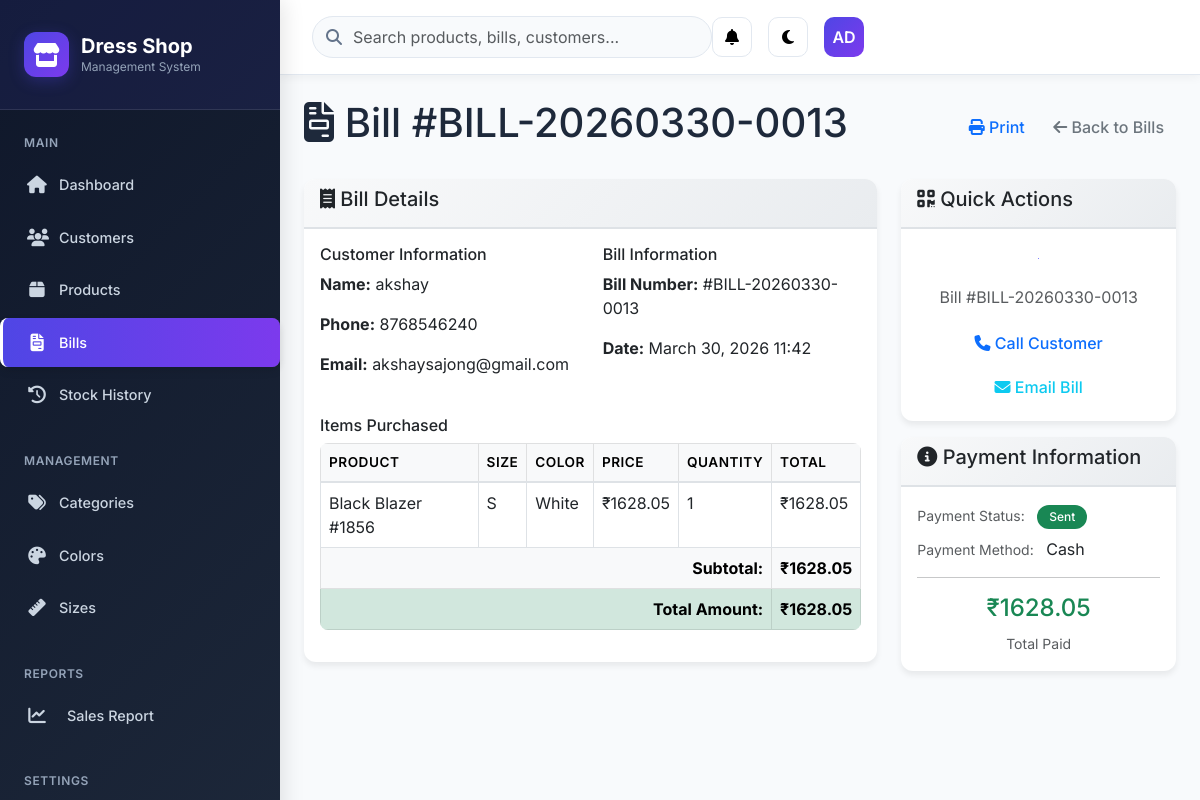
Screenshot of /bills/BILL-20260330-0013/ with the database file from the repository.
### shop/models.py (models this page shows, shortened)
class Bill(models.Model):
    PAYMENT_METHODS = [
        ('cash', 'Cash'),
        ('card', 'Card'),
        ('upi', 'UPI'),
        ('net_banking', 'Net Banking'),
        ('wallet', 'Wallet'),
    ]
    STATUS_CHOICES = [
        ('pending', 'Pending'),
        ('paid', 'Paid'),
        ('cancelled', 'Cancelled'),
        ('refunded', 'Refunded'),
    ]
    bill_number = models.CharField(max_length=50, unique=True)
    customer = models.ForeignKey(Customer, on_delete=models.CASCADE, related_name='items')
    subtotal = models.DecimalField(max_digits=10, decimal_places=2)
    discount_amount = models.DecimalField(max_digits=10, decimal_places=2, default=0)
    tax_amount = models.DecimalField(max_digits=10, decimal_places=2, default=0)
    total_amount = models.DecimalField(max_digits=10, decimal_places=2)
    payment_method = models.CharField(max_length=20, choices=PAYMENT_METHODS)
    status = models.CharField(max_length=20, choices=STATUS_CHOICES, default='draft')
    notes = models.TextField(blank=True)
    created_at = models.DateTimeField(auto_now_add=True)
    class Meta:
        ordering = ['-created_at']
        verbose_name = 'Bill'
        verbose_name_plural = 'Bills'
    class Meta:
        ordering = ['-created_at']

class Customer(models.Model):
    name = models.CharField(max_length=200)
    phone = models.CharField(max_length=20)
    email = models.EmailField(blank=True)
    address = models.TextField(blank=True)
    date_of_birth = models.DateField(blank=True, null=True)
    gender = models.CharField(max_length=10, choices=[('male', 'Male'), ('female', 'Female'), ('other', 'Other')], blank=True)
    loyalty_points = models.PositiveIntegerField(default=0)
    created_at = models.DateTimeField(auto_now_add=True)

class BillItem(models.Model):
    bill = models.ForeignKey(Bill, on_delete=models.CASCADE, related_name='items')
    product_variant = models.ForeignKey(ProductVariant, on_delete=models.CASCADE, null=True, blank=True)
    product = models.ForeignKey(Product, on_delete=models.CASCADE, null=True, blank=True)
    quantity = models.PositiveIntegerField()
    unit_price = models.DecimalField(max_digits=10, decimal_places=2)
    discount_percentage = models.DecimalField(max_digits=5, decimal_places=2, default=0)
    total = models.DecimalField(max_digits=10, decimal_places=2)

class ProductVariant(models.Model):
    product = models.ForeignKey(Product, on_delete=models.CASCADE, related_name='variants')
    size = models.ForeignKey(Size, on_delete=models.CASCADE)
    color = models.ForeignKey(Color, on_delete=models.CASCADE)
    quantity = models.PositiveIntegerField(default=0)
    price_override = models.DecimalField(max_digits=10, decimal_places=2, blank=True, null=True,
                                       help_text="Override product price if different")
    image = models.ImageField(upload_to='products/variants/', blank=True, null=True)
    sku = models.CharField(max_length=50, blank=True)
    class Meta:
        unique_together = ['product', 'size', 'color']

class Product(models.Model):
    GENDER_CHOICES = [
        ('men', 'Men'),
        ('women', 'Women'),
        ('unisex', 'Unisex'),
        ('kids', 'Kids'),
    ]
    CATEGORY_CHOICES = [
        ('new', 'New'),
        ('old', 'Old'),
        ('trend', 'Trending'),
        ('clearance', 'Clearance'),
        ('limited', 'Limited Edition'),
    ]
    SEASON_CHOICES = [
        ('summer', 'Summer'),
        ('winter', 'Winter'),
        ('spring', 'Spring'),
        ('autumn', 'Autumn'),
        ('all_season', 'All Season'),
    ]
    OCCASION_CHOICES = [
        ('casual', 'Casual'),
        ('formal', 'Formal'),
        ('party', 'Party'),
        ('office', 'Office'),
        ('sports', 'Sports'),
        ('traditional', 'Traditional'),
    ]
    name = models.CharField(max_length=200)
    slug = models.SlugField(max_length=200, unique=True, blank=True, null=True)
    description = models.TextField(blank=True)
    brand = models.ForeignKey(Brand, on_delete=models.SET_NULL, null=True, blank=True, related_name='brand')
    sku = models.CharField(max_length=50, unique=True, blank=True, help_text="Stock Keeping Unit")
    barcode = models.CharField(max_length=50, blank=True)
    category = models.CharField(max_length=10, choices=CATEGORY_CHOICES, default='new')
    gender = models.CharField(max_length=10, choices=GENDER_CHOICES, default='unisex')
    season = models.CharField(max_length=10, choices=SEASON_CHOICES, blank=True)
    occasion = models.CharField(max_length=15, choices=OCCASION_CHOICES, blank=True)
    materials = models.ManyToManyField(Material, blank=True)
    fabric_type = models.CharField(max_length=100, blank=True)
    weight = models.DecimalField(max_digits=5, decimal_places=2, blank=True, null=True, help_text="Weight in grams")
    base_price = models.DecimalField(max_digits=10, decimal_places=2, help_text="Base price")
    selling_price = models.DecimalField(max_digits=10, decimal_places=2, help_text="Selling price")
    discount_percentage = models.DecimalField(max_digits=5, decimal_places=2, default=0,
                                           validators=[MinValueValidator(0), MaxValueValidator(100)])
    main_image = models.ImageField(upload_to='products/main/', blank=True, null=True)
    reorder_level = models.PositiveIntegerField(default=5, help_text="Reorder when stock reaches this level")
    is_active = models.BooleanField(default=True)
    is_featured = models.BooleanField(default=False)
    created_at = models.DateTimeField(auto_now_add=True)
    updated_at = models.DateTimeField(auto_now=True)
    class Meta:
        ordering = ['-created_at']

class Size(models.Model):
    name = models.CharField(max_length=10, unique=True, help_text="Size name (S, M, L, XL, etc.)")
    order = models.PositiveIntegerField(default=0, help_text="Display order")
    chest_measurement = models.CharField(max_length=20, blank=True, help_text="Chest measurement (e.g., 38-40)")
    length_measurement = models.CharField(max_length=20, blank=True, help_text="Length measurement")
    class Meta:
        ordering = ['order']

class Color(models.Model):
    name = models.CharField(max_length=50, unique=True)
    hex_code = models.CharField(max_length=7, default='#000000', help_text="Hex color code")
    created_at = models.DateTimeField(auto_now_add=True)

### shop/views.py (the view)
# urls.py: path('bills/<str:bill_number>/', views.bill_detail, name='bill_detail'),
def bill_detail(request, bill_number):
    bill = get_object_or_404(Bill.objects.prefetch_related(
        'items__product_variant__product',
        'items__product_variant__size',
        'items__product_variant__color'
    ).select_related('customer'), bill_number=bill_number)
    return render(request, 'shop/bill_detail.html', {'bill': bill})

### shop/context_processors.py (called while the page is built)
def shop_context(request):
    return {
        'shop_settings': {
            'SITE_NAME': 'Dress Shop Management',
            'VERSION': '2.0',
        },
        'media_url': settings.MEDIA_URL,
        'static_url': settings.STATIC_URL,
    }

### shop/templates/shop/bill_detail.html (shortened to what this page needs)
{% extends 'shop/base.html' %}
{% block content %}
<div class="d-flex justify-content-between align-items-center mb-4">
    <h1><i class="fas fa-file-invoice"></i> Bill #{{ bill.bill_number|default:bill.id }}</h1>
    <div>
        <button onclick="window.print()" class="btn btn-outline-primary">
            <i class="fas fa-print"></i> Print
        </button>
        <a href="{% url 'shop:bill_list' %}" class="btn btn-outline-secondary">
            <i class="fas fa-arrow-left"></i> Back to Bills
        </a>
    </div>
</div>
<div class="row">
    <div class="col-md-8">
        <div class="card">
            <div class="card-header">
                <h5><i class="fas fa-receipt"></i> Bill Details</h5>
            </div>
            <div class="card-body">
                <div class="row mb-4">
                    <div class="col-md-6">
                        <h6>Customer Information</h6>
                        <p><strong>Name:</strong> {{ bill.customer.name }}</p>
                        <p><strong>Phone:</strong> {{ bill.customer.phone }}</p>
                        {% if bill.customer.email %}
                        <p><strong>Email:</strong> {{ bill.customer.email }}</p>
                        {% endif %}
                    </div>
                    <div class="col-md-6">
                        <h6>Bill Information</h6>
                        <p><strong>Bill Number:</strong> #{{ bill.bill_number|default:bill.id }}</p>
                        <p><strong>Date:</strong> {{ bill.created_at|date:"F d, Y H:i" }}</p>
                    </div>
                </div>
                <h6>Items Purchased</h6>
                <div class="table-responsive">
                    <table class="table table-bordered">
                        <thead class="table-light">
                            <tr>
                                <th>Product</th>
                                <th>Size</th>
                                <th>Color</th>
                                <th>Price</th>
                                <th>Quantity</th>
                                <th>Total</th>
                            </tr>
                        </thead>
                        <tbody>
                            {% for item in bill.items.all %}
                            <tr>
                                <td>{{ item.product_variant.product.name }}</td>
                                <td>{{ item.product_variant.size.name }}</td>
                                <td>{{ item.product_variant.color.name }}</td>
                                <td>₹{{ item.unit_price }}</td>
                                <td>{{ item.quantity }}</td>
                                <td>₹{{ item.total }}</td>
                            </tr>
                            {% empty %}
                            <tr>
                                <td colspan="6" class="text-center">No items found</td>
                            </tr>
                            {% endfor %}
                        </tbody>
                        <tfoot class="table-light">
                            <tr>
                                <th colspan="5" class="text-end">Subtotal:</th>
                                <th>₹{{ bill.subtotal }}</th>
                            </tr>
                            <tr class="table-success">
                                <th colspan="5" class="text-end">Total Amount:</th>
                                <th>₹{{ bill.total_amount }}</th>
                            </tr>
                        </tfoot>
                    </table>
                </div>
            </div>
        </div>
    </div>
    <div class="col-md-4">
        <div class="card">
            <div class="card-header">
                <h5><i class="fas fa-qrcode"></i> Quick Actions</h5>
            </div>
            <div class="card-body text-center">
                <div class="mb-3">
                </div>
                <p class="text-muted">Bill #{{ bill.bill_number|default:bill.id }}</p>
                <div class="d-grid gap-2">
                    <a href="tel:{{ bill.customer.phone }}" class="btn btn-outline-primary">
                        <i class="fas fa-phone"></i> Call Customer
                    </a>
                    <a href="mailto:{{ bill.customer.email }}" class="btn btn-outline-info">
                        <i class="fas fa-envelope"></i> Email Bill
                    </a>
                </div>
            </div>
        </div>
        <div class="card mt-3">
            <div class="card-header">
                <h5><i class="fas fa-info-circle"></i> Payment Information</h5>
            </div>
            <div class="card-body">
                <div class="mb-2">
                    <small class="text-muted">Payment Status:</small>
                    <span class="badge bg-{{ bill.status|yesno:'success,warning' }} ms-2">{{ bill.get_status_display|title }}</span>
                </div>
                <div class="mb-2">
                    <small class="text-muted">Payment Method:</small>
                    <span class="ms-2">{{ bill.get_payment_method_display|title }}</span>
                </div>
                <hr>
                <div class="text-center">
                    <h4 class="text-success">₹{{ bill.total_amount }}</h4>
                    <small class="text-muted">Total Paid</small>
                </div>
            </div>
        </div>
    </div>
</div>
{% endblock %}

### static/css/style.css (style rules this page uses)
:root { --primary-color: #007bff; --secondary-color: #6c757d; --success-color: #28a745; --warning-color: #ffc107; --danger-color: #dc3545; --info-color: #17a2b8; --light-color: #f8f9fa; --dark-color: #343a40; }
body { background-color: #f8f9fa; font-family: 'Segoe UI', Tahoma, Geneva, Verdana, sans-serif; }
.card { border: none; border-radius: 12px; box-shadow: 0 4px 6px rgba(0,0,0,0.07); transition: transform 0.3s ease, box-shadow 0.3s ease; }
.card-header { background: linear-gradient(135deg, #f8f9fa 0%, #e9ecef 100%); border-bottom: 2px solid #dee2e6; border-radius: 12px 12px 0 0 !important; }
.btn { border-radius: 8px; font-weight: 500; transition: all 0.3s ease; border: none; }
.table { border-radius: 8px; overflow: hidden; }
.table thead th { border-bottom: 2px solid #dee2e6; font-weight: 600; text-transform: uppercase; font-size: 0.85rem; letter-spacing: 0.5px; }
.table tbody tr { transition: background-color 0.3s ease; }
.badge { font-size: 0.75rem; padding: 6px 12px; border-radius: 20px; font-weight: 500; }

### shop/templates/shop/base.html (style rules this page uses)
:root { --primary-color: #4f46e5; --secondary-color: #7c3aed; --accent-color: #ec4899; --dark-bg: #1e293b; --sidebar-bg: #0f172a; --card-bg: #ffffff; --text-primary: #1e293b; --text-secondary: #64748b; --border-color: #e2e8f0; --hover-bg: #334155; --active-bg: #4f46e5; }
* { margin: 0; padding: 0; box-sizing: border-box; }
body { font-family: 'Inter', sans-serif; background-color: #f8fafc; color: var(--text-primary); }

### rows the page displays
Bill: bill_number "BILL-20260330-0013", customer.name "akshay", customer.phone "8768546240", customer.email "akshaysajong@gmail.com", created_at "March 30, 2026 11:42", subtotal "1628.05", total_amount "1628.05", status "Sent", payment_method "Cash"
BillItem: product_variant.product.name "Black Blazer #1856", product_variant.size.name "S", product_variant.color.name "White", unit_price "1628.05", quantity "1", total "1628.05"
